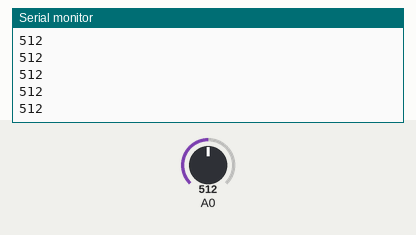
A sketch run on a simulated Arduino Uno, built with avr-gcc and run on an emulated ATmega328P. Parts: the last lines printed to the serial monitor. The inputs (shaded band) are chosen by the test bench; at power-on: A0 = 512.

Above: at 1.2 s.
1.3 s: A0 set to 716
At 1.31 s:
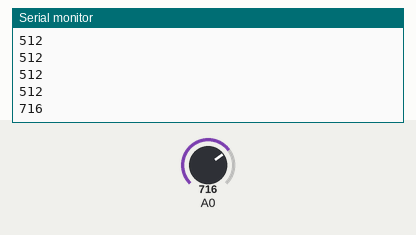
2.8 s: A0 set to 900
At 2.81 s:
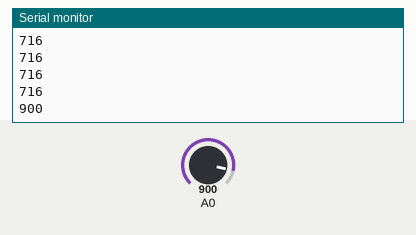
Timing chart, 0 to 5.8 s (numbered marks = the images above; inputs shaded):
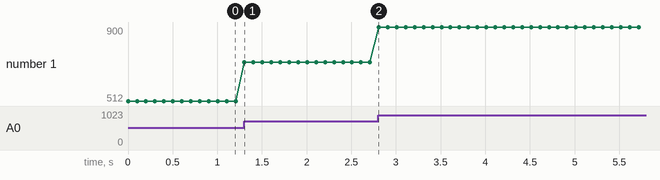

The sketch:

potentiometer.ino
```cpp
/*
  AnalogReadSerial
  Pin A0'dan analog girişi değerini okur, Serial Monitor'e sonuçları yazdırır.
  Potansiyometrenin ortanca pinini A0'a bağlayınız.
  Dış pinlerinden birini +5V'a diğerini ground (GND)'ye bağlayınız.

  Bu kod tüm kamu kullanımına açıktır.
  e-posta: yucelkilic@antalyasinavkoleji.com
*/

// Reset tuşuna bastığınızda işleyecek rutinler:
void setup() {
  // A0 input olarak ayarlanıyor.
  pinMode(A0,INPUT);
  // Saniye'de 9600 bitlik bir seri iletişim başlatılıyor.
  Serial.begin(9600);
}

// Döngü sonsuza kadar çalışan kısım:
void loop() {
  // Analog girişlerden 0.'nın değeri okunuyor:
  int sensorDegeri = analogRead(A0);
  // Okunan değer yazdırılıyor:
  Serial.println(sensorDegeri);
  // Kararlılık için geçikme zamanı.
  delay(100);
}
```

Measured:
- after the input at 1.3 s, the serial monitor: prints a new line at once (image 1)
- after the input at 2.8 s, the serial monitor: prints a new line at once (image 2)
- plotted number 1: 512 → 716 after the input at 1.3 s, 716 → 900 after the input at 2.8 s
